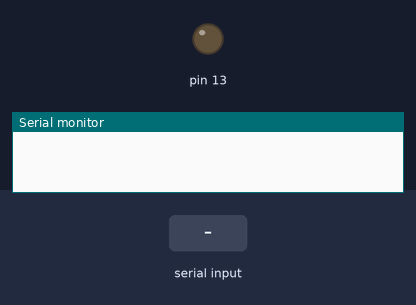
Recording of a sketch running on a simulated Arduino Uno, built with avr-gcc and run on an emulated ATmega328P. Parts: output pins drawn as LEDs (lit = HIGH), the last lines printed to the serial monitor. The test bench sets the inputs (shaded band).

Above: at 1.2 s.
1.3 s: "high\n" received over Serial
At 2.3 s:
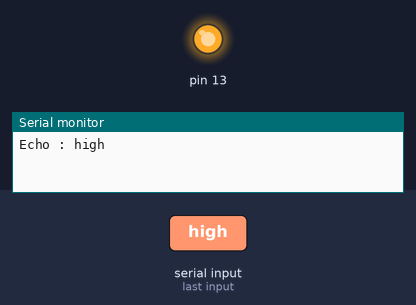
2.8 s: "low\n" received over Serial
At 3.5 s:
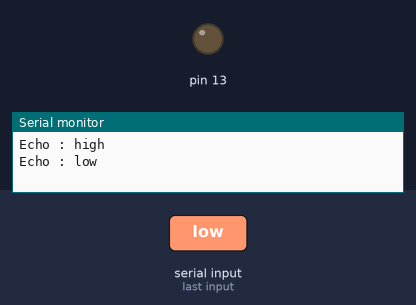
Timing chart, 0 to 5.8 s (numbered marks = the images above; inputs shaded):
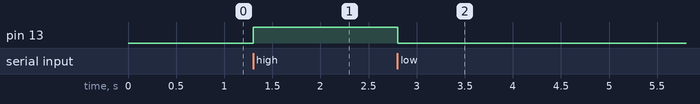

Measured:
- after the input at 1.3 s, pin 13: LOW → HIGH at once
- after the input at 2.8 s, pin 13: HIGH → LOW at once

The sketch:

led.ino
```cpp
#include <Arduino.h>
#include <string.h>

void setup()
{
    pinMode(13, OUTPUT);
    Serial.begin(115200);
}

void loop()
{
    String buffer;
    if (Serial.available() > 0)
    {
        buffer = Serial.readStringUntil('\n');
        if (buffer == "high")
            digitalWrite(13, HIGH);
        if (buffer == "low")
            digitalWrite(13, LOW);
        Serial.print("Echo : ");
        Serial.println(buffer);
    }
    delay(100);
    // delay(1000);
    // digitalWrite(13, LOW);
    // delay(1000);
}
```
